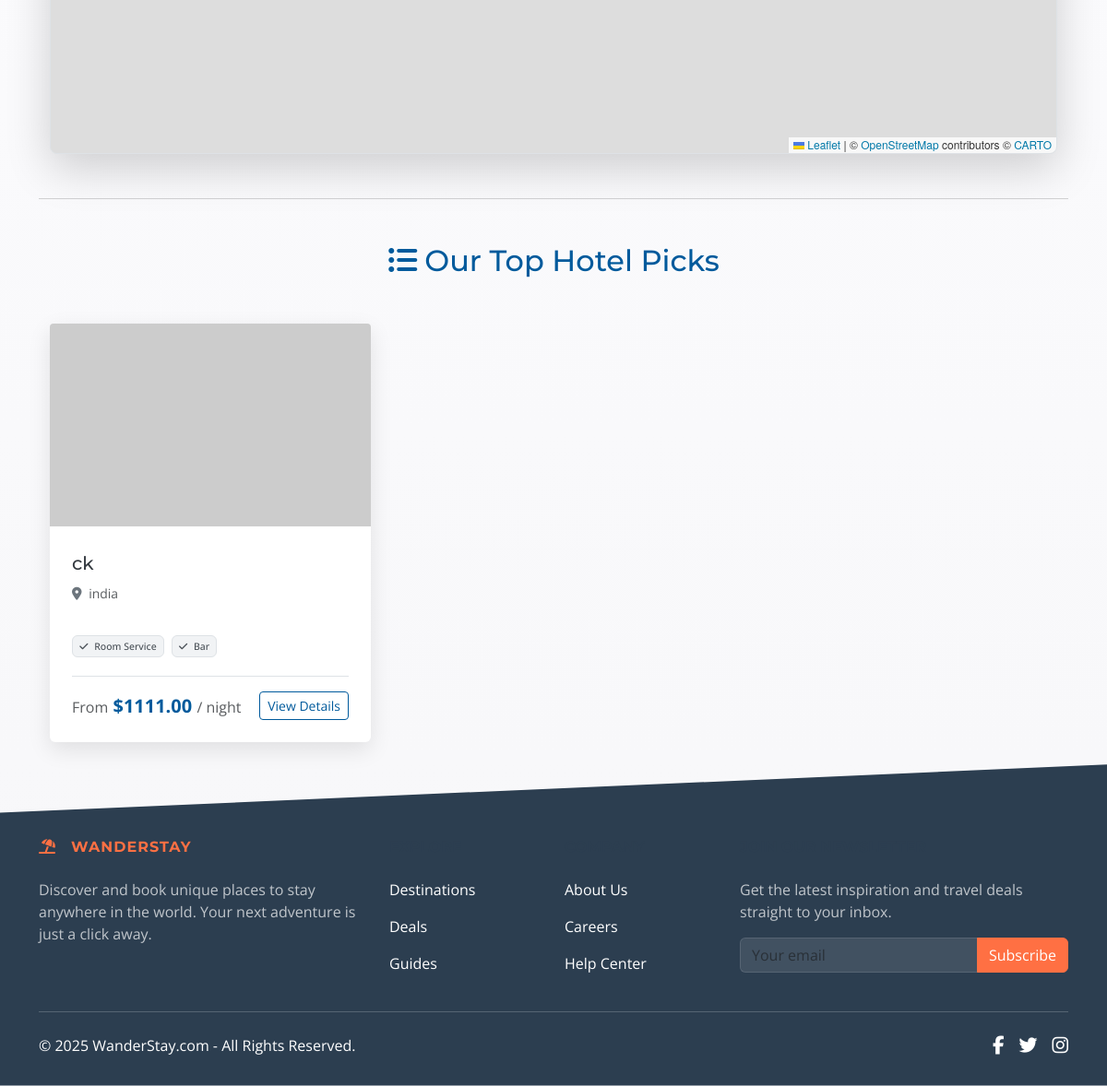
Before: / (lower part) with the older database file.
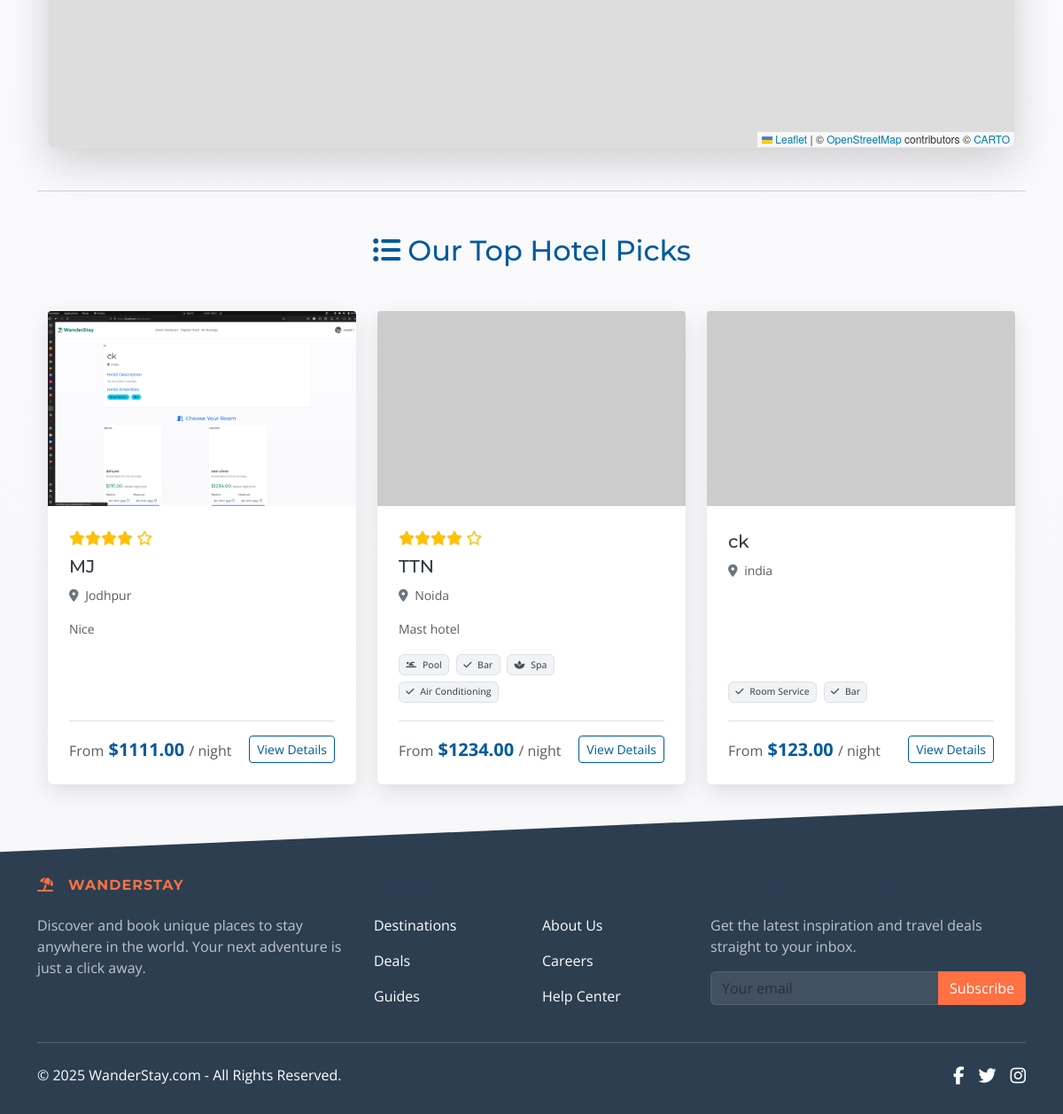
After: the same page with the newer database file.
### app.py (models this page shows, shortened)
class Hotel(db.Model):
    id = db.Column(db.Integer, primary_key=True)
    name = db.Column(db.String(100), nullable=False)
    location = db.Column(db.String(200), nullable=False)
    description = db.Column(db.Text, nullable=True)
    price_per_night = db.Column(db.Float, nullable=True)
    image_url = db.Column(db.String(255), nullable=True, default='https://via.placeholder.com/800x500.png?text=Main+Hotel+Image')
    owner_id = db.Column(db.Integer, db.ForeignKey('user.id', ondelete='CASCADE'), nullable=False)
    owner = db.relationship('User', back_populates='hotels')
    is_approved = db.Column(db.Boolean, default=False, nullable=False)
    star_rating = db.Column(db.Integer, nullable=True)
    amenities = db.relationship('Amenity', secondary=hotel_amenities, lazy='subquery', backref=db.backref('hotels', lazy=True))
    latitude = db.Column(db.Float, nullable=True)
    longitude = db.Column(db.Float, nullable=True)
    gallery_images = db.relationship('HotelImage', backref='hotel_ref', lazy='dynamic', cascade="all, delete-orphan")
    bookings = db.relationship('Booking', backref='hotel', lazy=True, foreign_keys='Booking.hotel_id', cascade="all, delete-orphan")
    wishlisted_by_users = db.relationship('Wishlist', backref='hotel', lazy='dynamic', cascade='all, delete-orphan')
    room_types = db.relationship('RoomType', backref='hotel', lazy='dynamic', cascade="all, delete-orphan")
    bookings = db.relationship('Booking', backref='hotel', lazy=True)
    def get_amenities_list(self): return [amenity.name for amenity in self.amenities]
    def get_min_price(self): return db.session.query(func.min(RoomType.price_per_night)).filter(RoomType.hotel_id == self.id).scalar()

class Amenity(db.Model):
    id = db.Column(db.Integer, primary_key=True)
    name = db.Column(db.String(50), unique=True, nullable=False)

### app.py (the view)
@app.route('/')
def index():
    query = Hotel.query.filter_by(is_approved=True)
    search_term = request.args.get('search_term', '').strip()
    amenities_filter_str = request.args.get('amenities_filter', '').strip()
    if search_term:
        query = query.filter(or_(Hotel.name.ilike(f"%{search_term}%"), Hotel.location.ilike(f"%{search_term}%")))
    if amenities_filter_str:
        req_amenities = [a.strip().lower() for a in amenities_filter_str.split(',') if a.strip()]
        for amenity in req_amenities:
            query = query.join(Hotel.amenities).filter(Amenity.name.ilike(f'%{amenity}%'))
    filtered_hotels = query.order_by(Hotel.name.asc()).all()
    return render_template('index.html', hotels=filtered_hotels)

### app.py (called while the page is built)
@app.context_processor
def utility_processor():
    def is_hotel_in_wishlist(hotel_id):
        if current_user.is_authenticated:
            return Wishlist.query.filter_by(user_id=current_user.id, hotel_id=hotel_id).first() is not None
        return False
    return dict(is_hotel_in_wishlist=is_hotel_in_wishlist)

### templates/index.html (shortened to what the changed rows need)
{% extends "base.html" %}
{% block content %}
<div class="container">
    <h2 class="mb-5 text-center" style="color: #005A9C;"><i class="fas fa-list-ul me-2"></i>Our Top Hotel Picks</h2>
    {% if hotels %}
    <div class="row row-cols-1 row-cols-md-2 row-cols-lg-3 g-4">
        {% for hotel in hotels %}
        <div class="col d-flex align-items-stretch">
            <div class="card h-100 hotel-card" style="border: none; box-shadow: 0 8px 25px rgba(0,0,0,0.1); transition: all 0.3s ease;">
                <div style="position: relative;">
                    <a href="{{ url_for('hotel_detail', hotel_id=hotel.id) }}">
                        <img src="{{ hotel.image_url or 'https://images.unsplash.com/photo-1549294413-26f195200c16?w=800&q=80' }}" class="card-img-top" alt="{{ hotel.name }}" style="height: 220px; object-fit: cover; border-top-left-radius: 0.25rem; border-top-right-radius: 0.25rem;">
                    </a>
                </div>
                <div class="card-body d-flex flex-column p-4">
                    {% if hotel.star_rating %}
                    <p class="card-text mb-1">
                        {% for i in range(hotel.star_rating) %}<i class="fas fa-star" style="color: #FFC107;"></i>{% endfor %}
                        {% for i in range(5 - hotel.star_rating) %}<i class="far fa-star" style="color: #FFC107;"></i>{% endfor %}
                    </p>
                    {% endif %}
                    <h5 class="card-title mt-1"><a href="{{ url_for('hotel_detail', hotel_id=hotel.id) }}" class="text-decoration-none stretched-link" style="color: #343a40;">{{ hotel.name }}</a></h5>
                    <p class="card-text mb-3"><small class="text-muted"><i class="fas fa-map-marker-alt text-secondary me-1"></i> {{ hotel.location }}</small></p>
                    <p class="card-text small text-muted flex-grow-1">{{ hotel.description[:90] }}{% if hotel.description and hotel.description|length > 90 %}...{% endif %}</p>
                    {% if hotel.amenities %}
                    <div class="card-text amenities-list mb-3">
                        <small>
                        {% for amenity in hotel.get_amenities_list()[:4] %}
                            <span class="badge me-1 mb-1" style="background-color: #f1f3f5; color: #495057; border: 1px solid #dee2e6; padding: 0.5em 0.7em; font-weight: 500;">
                                {% if 'wifi' in amenity|lower %}<i class="fas fa-wifi me-1"></i>
                                {% elif 'pool' in amenity|lower %}<i class="fas fa-swimmer me-1"></i>
                                {% elif 'parking' in amenity|lower %}<i class="fas fa-parking me-1"></i>
                                {% elif 'gym' in amenity|lower or 'fitness' in amenity|lower %}<i class="fas fa-dumbbell me-1"></i>
                                {% elif 'spa' in amenity|lower %}<i class="fas fa-spa me-1"></i>
                                {% elif 'restaurant' in amenity|lower %}<i class="fas fa-utensils me-1"></i>
                                {% else %}<i class="fas fa-check me-1"></i>{% endif %}
                                {{ amenity }}
                            </span>
                        {% endfor %}
                        </small>
                    </div>
                    {% endif %}
                    <div class="mt-auto pt-3 border-top">
                        <div class="d-flex justify-content-between align-items-center">
                            <p class="fs-5 fw-bold mb-0" style="color: #005A9C;">
                                {% set min_price = hotel.get_min_price() %}
                                {% if min_price %}
                                    <small class="text-muted fw-normal fs-6">From</small> ${{ "%.2f"|format(min_price) }} <small class="text-muted fw-normal fs-6">/ night</small>
                                {% else %}
                                    <span class="badge bg-secondary">Not Available</span>
                                {% endif %}
                            </p>
                            <a href="{{ url_for('hotel_detail', hotel_id=hotel.id) }}" class="btn btn-outline-primary btn-sm" style="border-color: #005A9C; color: #005A9C;">View Details</a>
                        </div>
                    </div>
                </div>
            </div>
        </div>
        {% endfor %}
    </div>
    {% endif %}
</div>
{% endblock %}

Changed rows visible on the page:
added Hotel: image_url (picture), star_rating 4 (drawn), name "MJ", location "Jodhpur", description "Nice", price_per_night "1111.00"
added Hotel: star_rating 4 (drawn), name "TTN", location "Noida", description "Mast hotel", price_per_night "1234.00", Amenity (name "Bar")
now on this page (row unchanged): Amenity: name "Pool", shown under "TTN"
now on this page (row unchanged): Amenity: name "Spa", shown under "TTN"
now on this page (row unchanged): Amenity: name "Air Conditioning", shown under "TTN"
changed Hotel "ck": price_per_night "1111.00" → "123.00"
